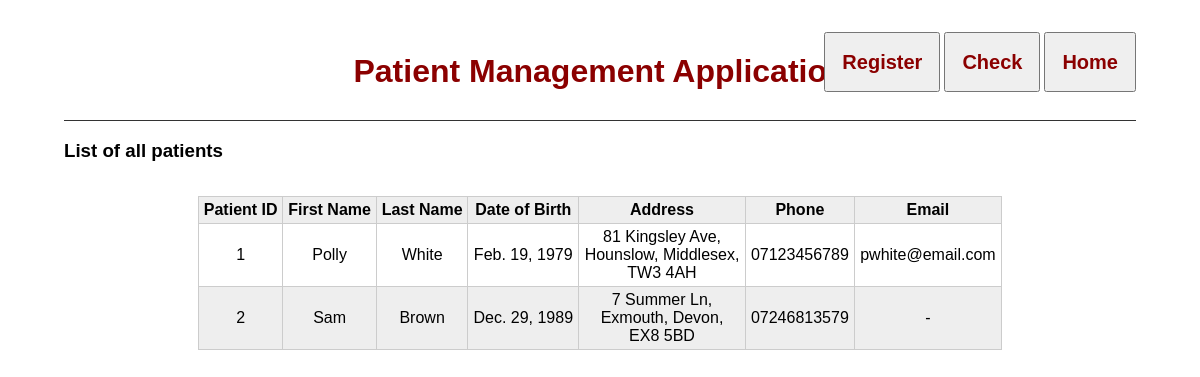
Page /commoninfo/ on the earlier database version.
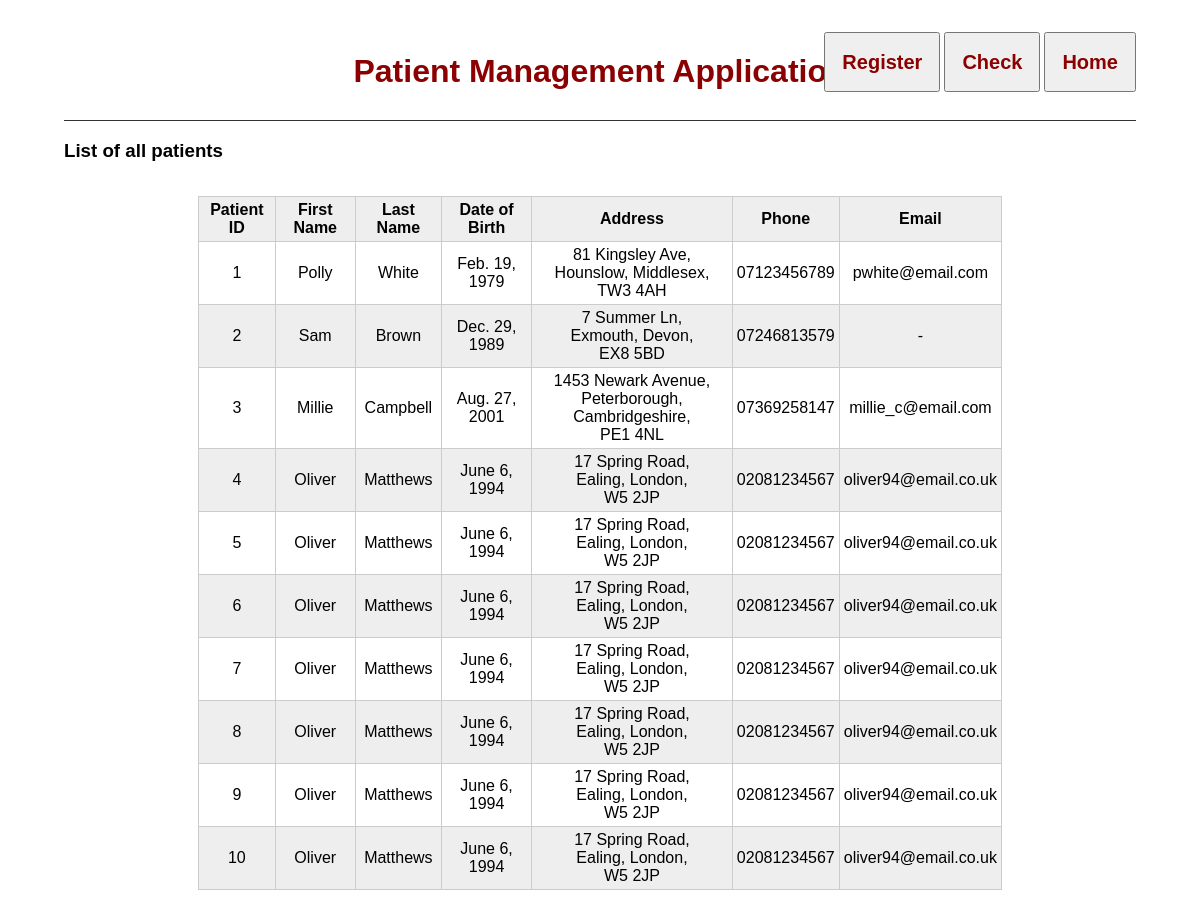
Same page on the later database version.
### commoninfo/models.py (models this page shows, shortened)
class Patient(models.Model):
    unique_id = models.AutoField(unique=True, primary_key=True)
    first_name = models.CharField(max_length=100, validators=[letters])
    last_name = models.CharField(max_length=100, validators=[letters])
    date_of_birth = models.DateField(validators=[validate_birthyear], help_text="(YYYY-MM-DD)")
    street = models.CharField(max_length=40, default="")
    city = models.CharField(max_length=20, validators=[letters])
    state = models.CharField(max_length=20, validators=[letters], null=True, blank=True)
    postcode = models.CharField(max_length=8)
    phone = models.CharField(max_length=14, validators=[nums])
    email = models.EmailField(max_length=50, null=True, blank=True)
    class Meta:
        ordering = ['unique_id', 'first_name', 'last_name', 'date_of_birth', 'street', 'postcode', 'phone', 'email']

### commoninfo/views.py (the view)
# urls.py: path('', views.index, name='index'),
def index(request):
    context = { 'patients': Patient.objects.all() }
    return render(request, 'commoninfo/index.html', context)

### commoninfo/templates/commoninfo/index.html
{% extends "commoninfo/base.html" %}
{% block content %}
<h3>List of all patients</h3>
<table>
    <table class="patientTable">
    <tr>
        <th>Patient ID</th>
        <th>First Name</th>
        <th>Last Name</th>
        <th>Date of Birth</th>
        <th>Address</th>
        <th>Phone</th>
        <th>Email</th>
    </tr>
    {% for patient in patients %}
    <tr>
        <td>{{ patient.unique_id }}</td>
        <td>{{ patient.first_name }}</td>
        <td>{{ patient.last_name }}</td>
        <td>{{ patient.date_of_birth }}</td>
        <td>
            {{ patient.street }},
            <br>
            {{ patient.city }},
            {% if patient.state is None %}
            {% else %}
            {{ patient.state }},
            {% endif %}
            <br>
            {{ patient.postcode }}
        </td>
        <td>{{ patient.phone }}</td>
        <td>
            {% if patient.email is None %}
            -
            {% else %}
            {{ patient.email }}
            {% endif %}
        </td>
    </tr>
    {% endfor %}
</table>
{% endblock %}

Differences in the rows shown:
added Patient: unique_id "3", first_name "Millie", last_name "Campbell", date_of_birth "Aug. 27, 2001", street "1453 Newark Avenue", city "Peterborough", state "Cambridgeshire", postcode "PE1 4NL", phone "07369258147", email "millie_c@email.com"
added Patient: unique_id "4", first_name "Oliver", last_name "Matthews", date_of_birth "June 6, 1994", street "17 Spring Road", city "Ealing", state "London", postcode "W5 2JP", phone "02081234567", email "oliver94@email.co.uk"
added Patient: unique_id "5", first_name "Oliver", last_name "Matthews", date_of_birth "June 6, 1994", street "17 Spring Road", city "Ealing", state "London", postcode "W5 2JP", phone "02081234567", email "oliver94@email.co.uk"
added Patient: unique_id "6", first_name "Oliver", last_name "Matthews", date_of_birth "June 6, 1994", street "17 Spring Road", city "Ealing", state "London", postcode "W5 2JP", phone "02081234567", email "oliver94@email.co.uk"
added Patient: unique_id "7", first_name "Oliver", last_name "Matthews", date_of_birth "June 6, 1994", street "17 Spring Road", city "Ealing", state "London", postcode "W5 2JP", phone "02081234567", email "oliver94@email.co.uk"
added Patient: unique_id "8", first_name "Oliver", last_name "Matthews", date_of_birth "June 6, 1994", street "17 Spring Road", city "Ealing", state "London", postcode "W5 2JP", phone "02081234567", email "oliver94@email.co.uk"
added Patient: unique_id "9", first_name "Oliver", last_name "Matthews", date_of_birth "June 6, 1994", street "17 Spring Road", city "Ealing", state "London", postcode "W5 2JP", phone "02081234567", email "oliver94@email.co.uk"
added Patient: unique_id "10", first_name "Oliver", last_name "Matthews", date_of_birth "June 6, 1994", street "17 Spring Road", city "Ealing", state "London", postcode "W5 2JP", phone "02081234567", email "oliver94@email.co.uk"
